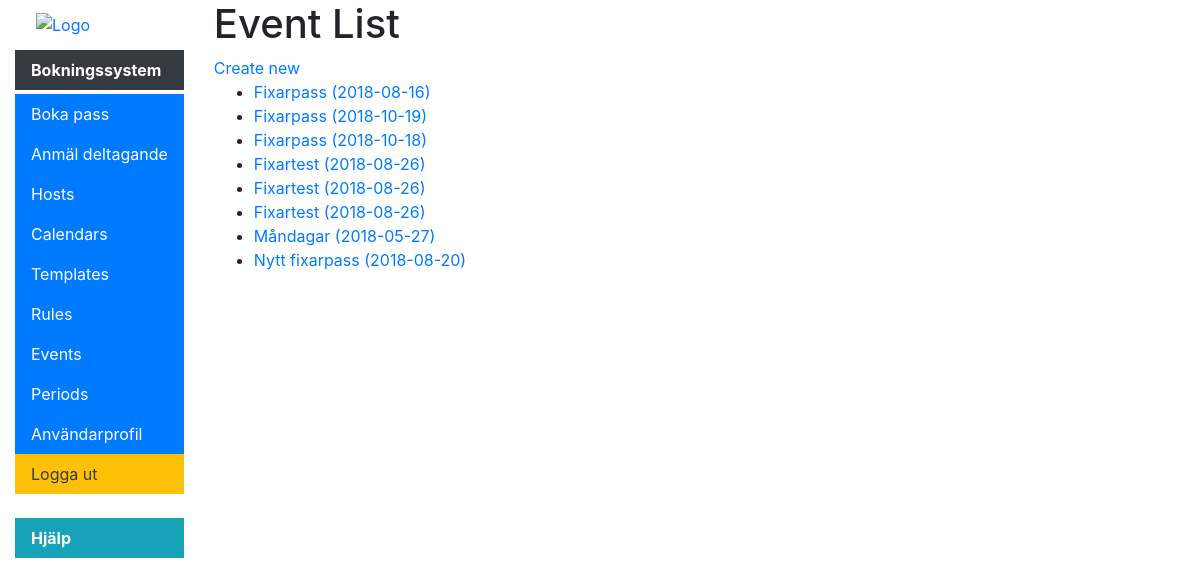
Page /scheduler/events (signed in) on the earlier database version.
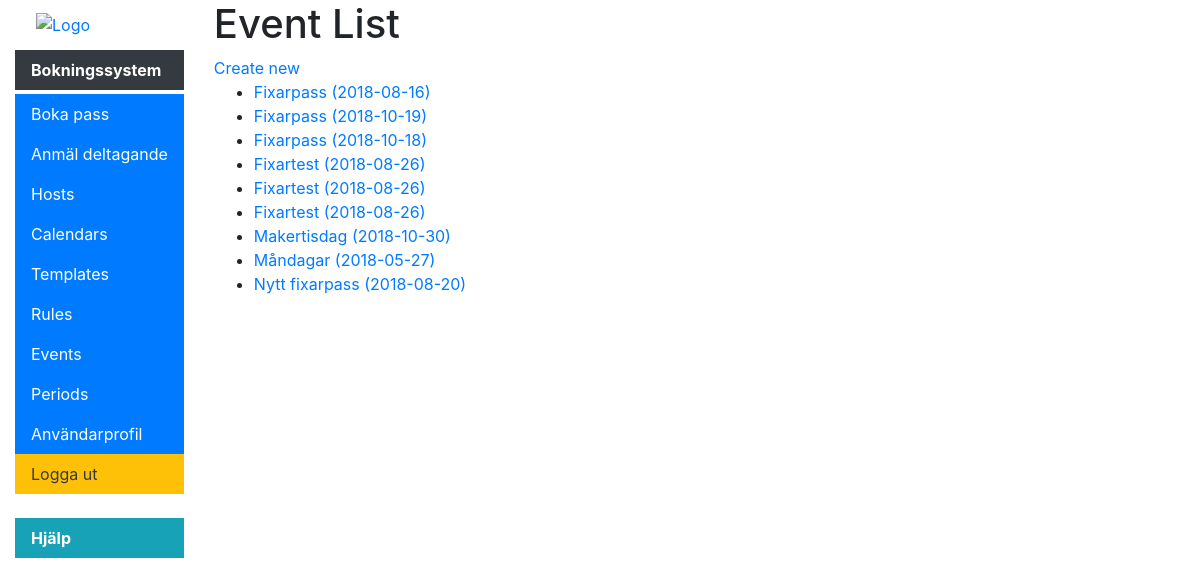
Same page on the later database version.
### scheduler/models.py (models this page shows, shortened)
class Event(models.Model):
    name = models.CharField(max_length=50, help_text="Enter a human-friendly name for this type of Event")
    description = models.CharField(max_length=300, help_text="Enter a description for this type of Event", null=True, blank=True)
    template = models.ForeignKey('EventTemplate', on_delete=models.SET_NULL, null=True, help_text="Select a template for how scheduled Events will look in the calendar.")
    start = models.DateTimeField(help_text="Start of event repetition and start time of events", db_index=True)
    end = models.DateTimeField(help_text="End time of events, must be after start", db_index=True)
    repeat_end = models.DateTimeField(help_text="Date to end repetition", null=True, blank=True)
    rule = models.ForeignKey('SchedulingRule', null=True, blank=True, help_text="Select '----' for a one time only event.", on_delete=models.SET_NULL)
    class Meta:
        ordering = ["name"]
    def get_absolute_url(self):
        return reverse('event-detail', args=[str(self.id)])
    """
    Retrieves events between two dates
    If replace=True it replaces generated events with actual objects from DB
    If replace=False it removes generated events where there is an actual object in DB but does not replace it.
    """

### scheduler/views.py (the view)
# urls.py: path('events', views.EventListView.as_view(), name='events'),
class EventListView(UserIsStaffMixin, generic.ListView):
    model = Event

### scheduler/context_processors.py (called while the page is built)
def extra_menu_processor(request):
    extra = {}
    if hasattr(settings, "MENU_TITLE"):
    	extra['menu_title'] = settings.MENU_TITLE
    if hasattr(settings, "LOGO_PATH"):
        extra['logo_path'] = settings.LOGO_PATH
    if hasattr(settings, "MENU_EXTRA"):
        extra['menu_extra'] = settings.MENU_EXTRA
    return extra

### scheduler/views.py (called while the page is built)
    def test_func(self):
        return self.request.user.is_staff

### scheduler/templates/scheduler/event_list.html (shortened to what this page needs)
{% extends "base_generic.html" %}
{% block content %}
    <h1>Event List</h1>
    <a href="{% url 'event-create' %}">Create new</a>
    {% if event_list %}
    <ul>
      {% for event in event_list %}
      <li>
        <a href="{{ event.get_absolute_url }}">{{ event.name }} ({{ event.start |date:"Y-m-d"}})</a>
      </li>
      {% endfor %}
    </ul>
    {% else %}
      <p>No Events have been created.</p>
    {% endif %}
{% endblock %}

Differences in the rows shown:
added Event: name "Makertisdag", start "2018-10-30"
